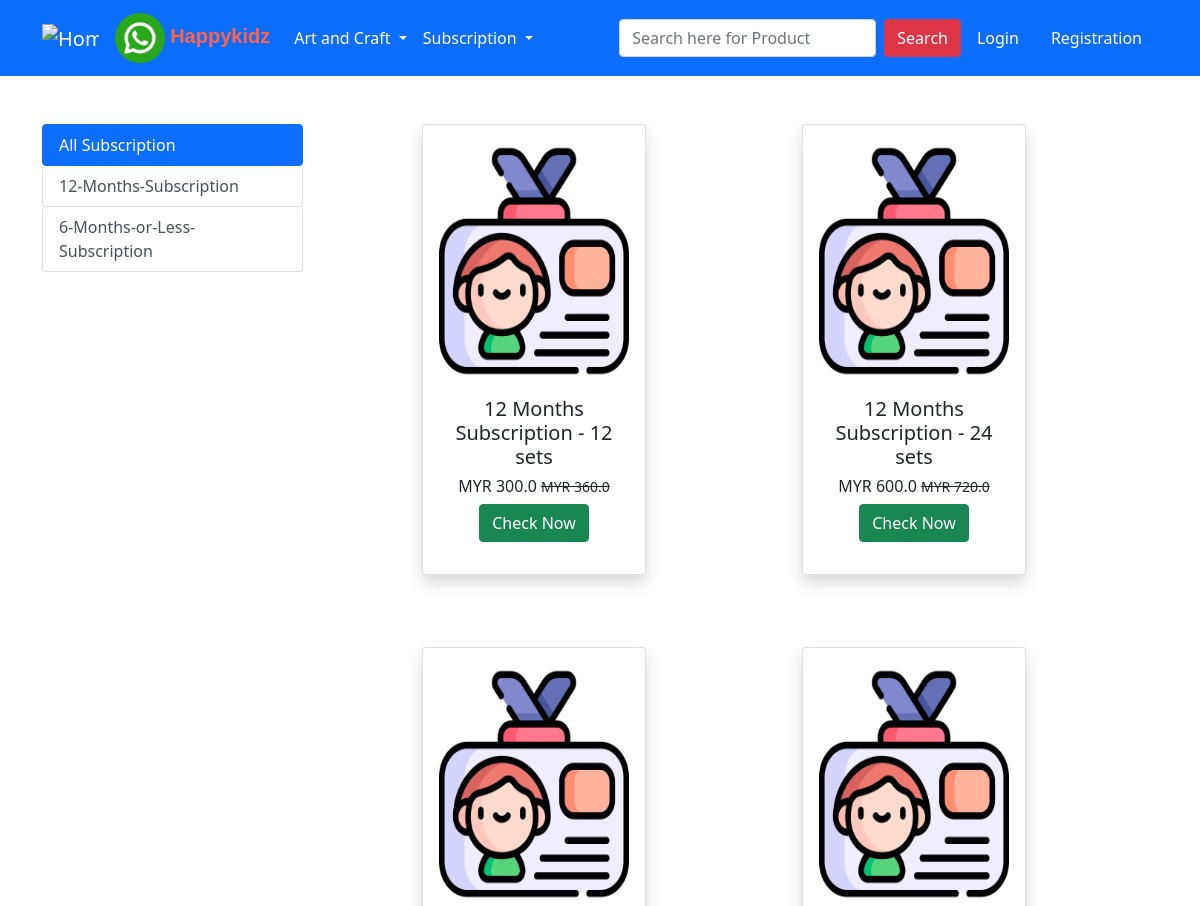
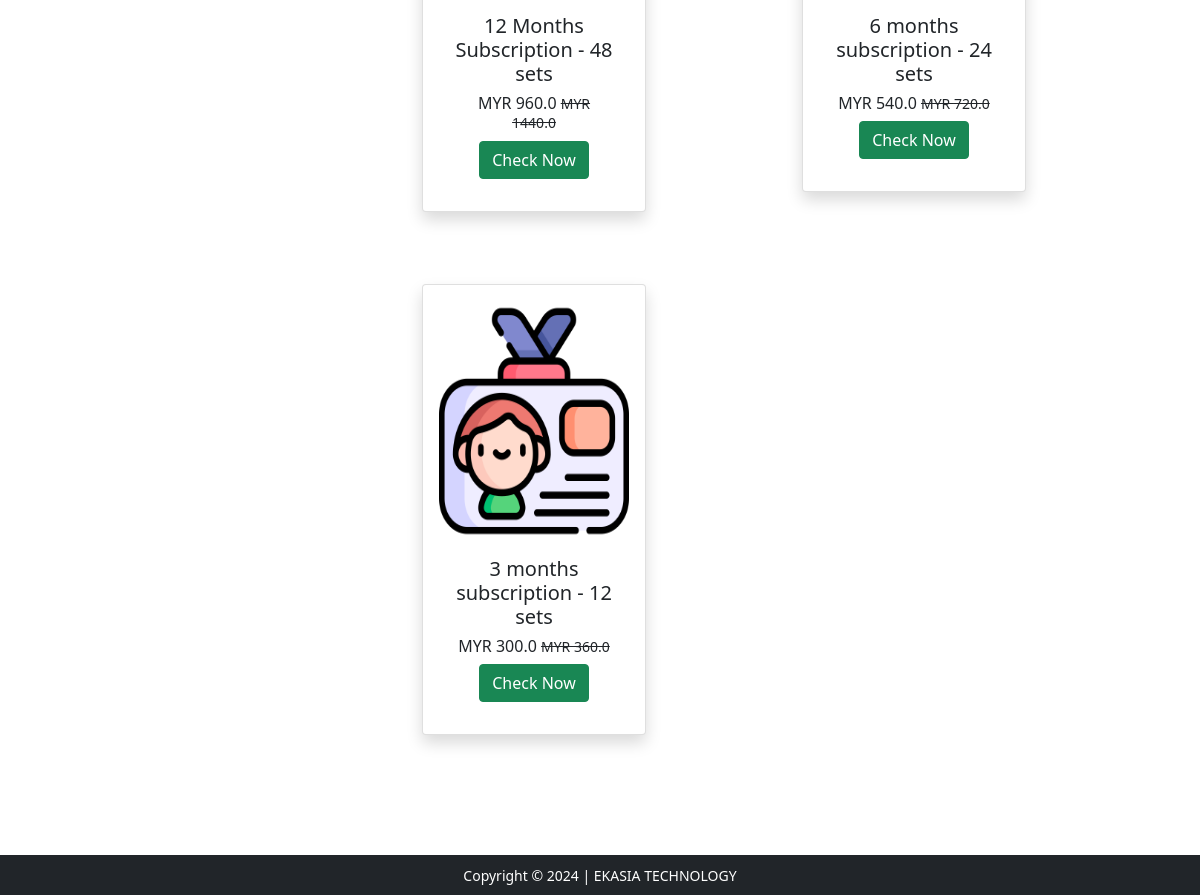
Screenshot of /subscription with the database file from the repository (2 pictures, top to bottom).
### app/models.py (models this page shows, shortened)
class Product(models.Model):
    title=models.CharField(max_length=256)
    selling_price=models.FloatField()
    discounted_price=models.FloatField()
    description=models.TextField(max_length=1000)
    brand=models.CharField(max_length=50)
    category=models.CharField(max_length=2,choices=CATEGORY_CHOICES)
    product_image=models.ImageField(upload_to='productsimg')

### app/views.py (the view)
# urls.py: path('subscription', views.subscription, name='subscription'),
def subscription(request,data=None):
    total_item=0
    if data == None:
      subscriptions=Product.objects.filter(category='TW')
      active='btn-primary'
    elif data=='12-Months-Subscription' or data=='3-to-6-months-subscription':
      subscriptions=Product.objects.filter(category='TW').filter(brand=data)
      active='btn-primary'
    elif data=='below':
      subscriptions=Product.objects.filter(category='TW').filter(discounted_price__lt=400)
      active='btn-primary'
    elif data=='above':
          subscriptions=Product.objects.filter(category='TW').filter(discounted_price__gt=500)
          active='btn-primary'
    if request.user.is_authenticated:
        total_item=len(Cart.objects.filter(user=request.user))
    return render(request, 'app/subscription.html',{'subscriptions':subscriptions, 'total_item':total_item,'active':active,"data":data})

### app/templates/app/subscription.html (shortened to what this page needs)
{% extends 'app/base.html' %} {% load static %}  {% block main-content %}
<div class="container my-5">
  <div class="row">
    <div class="col-sm-3">
      <div class="list-group">
        <a
          href="{% url 'subscription' %}"
          class="list-group-item list-group-item-action btn {% if data is None %}active{% endif %}"
          aria-current="true"
        >
          All Subscription
        </a>
        <a
          href="{% url 'subscriptiondata' '12-Months-Subscription' %}"
          class="list-group-item list-group-item-action btn {% if data == '12-Months-Subscription' %}active{% endif %}"
        >
          12-Months-Subscription
        </a>
        <a
          href="{% url 'subscriptiondata' '3-to-6-months-subscription' %}"
          class="list-group-item list-group-item-action btn {% if data == '3-to-6-months-subscription' %}active{% endif %}"
        >
          6-Months-or-Less-Subscription
        </a>
      </div>
    </div>
<div class="col-sm-8 offset-1 ">
 <div class="row">
  {% for product in subscriptions %}
  <div class="col-md-6  text-center mb-4">
    <div class="card shadow p-3 mb-5 bg-body-tertiary rounded" style="width:14rem;" >
            <div class="inner">
              <img src="{{ product.product_image.url }}" class="card-img-top" alt="Card image cap" height="240">
            </div>
            <div class="card-body">
              <strong><h5 class="card-title">{{product.title}}</h5></strong>
              <h6>MYR {{product.discounted_price}}
              <small class="fw-light text-decoration-line-through">MYR {{product.selling_price}}</small></h6>
              <a href="{% url 'product-detail' product.id %}" class="btn btn-success">Check Now</a>
            </div>
    </div>
   </div>
   {% endfor %}
 </div>
</div>
  </div>
</div>
{% endblock main-content %}

### app/static/app/css/style.css (style rules this page uses)
.inner { overflow: hidden; }
.inner img { transition: all 1.5s ease; transform: scale(1); }

### rows the page displays
Product: product_image (picture), title "12 Months Subscription - 12 sets", discounted_price "300.0", selling_price "360.0"
Product: product_image (picture), title "12 Months Subscription - 24 sets", discounted_price "600.0", selling_price "720.0"
Product: product_image (picture), title "12 Months Subscription - 48 sets", discounted_price "960.0", selling_price "1440.0"
Product: product_image (picture), title "6 months subscription - 24 sets", discounted_price "540.0", selling_price "720.0"
Product: product_image (picture), title "3 months subscription - 12 sets", discounted_price "300.0", selling_price "360.0"
